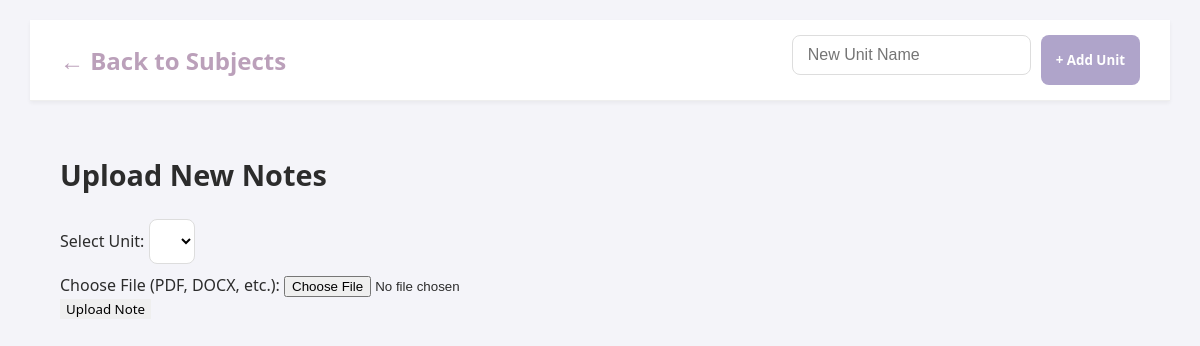
Before: /units/9 with the older database file.
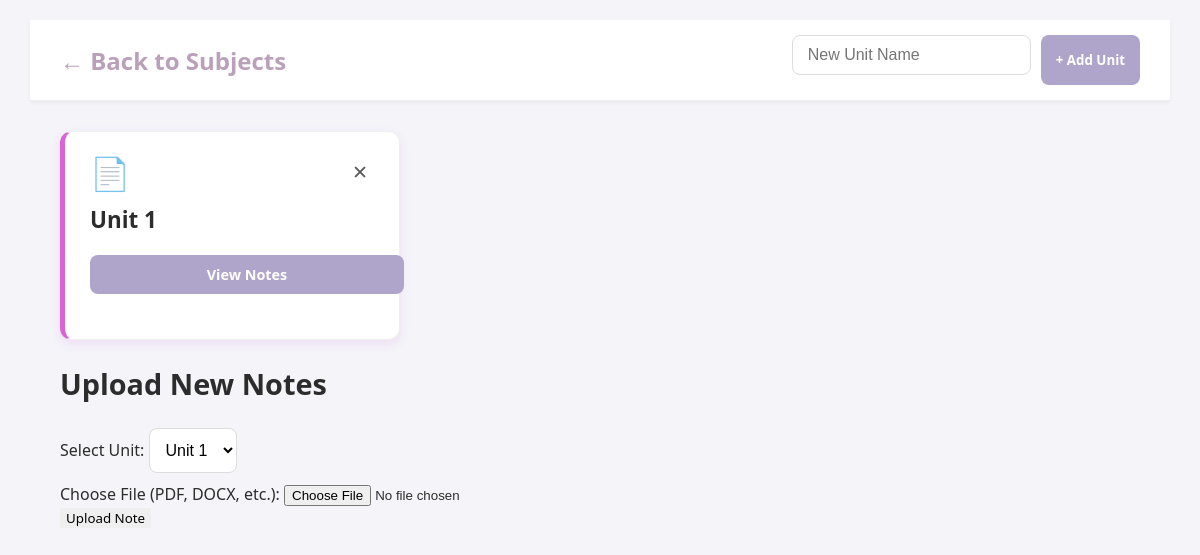
After: the same page with the newer database file.
### tables this page shows
CREATE TABLE Units(
    id INTEGER PRIMARY KEY AUTOINCREMENT,
    subject_id INTEGER NOT NULL,
    units TEXT NOT NULL,
    FOREIGN KEY (subject_id) REFERENCES Subjects(id)
  );

### app.py (the view)
@app.route('/units/<int:subject_id>')
def units(subject_id):
  conn=sqlite3.connect("notesapp.db")
  c=conn.cursor()
  c.execute("SELECT name FROM Subjects WHERE id=?",(subject_id,))
  subject=c.fetchone()
  c.execute("SELECT id,units FROM Units WHERE subject_id=?",(subject_id,))
  Units=c.fetchall()
  conn.close()
  return render_template("units.html",Units=Units,subject_id=subject_id)

### templates/units.html (shortened to what this page needs)
<!DOCTYPE html>
<html>
<head>
    <link rel="stylesheet" href="{{ url_for('static',filename='css/style.css') }}">
</head>
<body>
    <div class="dashboard-container units-page-container">
        <header class="main-header">
            <a href="{{ url_for('dashboardteach') }}" class="back-link app-logo">
                ← Back to Subjects
            </a>
            <div class="header-actions">
                <form method="POST" action="{{ url_for('addunits', subject_id=subject_id) }}" class="add-subject-form">
                    <input type="text" name="unitname" placeholder="New Unit Name" required class="input-field">
                    <button type="submit" class="add-subject-btn">+ Add Unit</button>
                </form>
            </div>
        </header>
        <main class="dashboard-main">
            <div class="subject-grid unit-grid">
              {% for id, unit in Units %}
                <div class="subject-card card-style-{{ loop.index % 3 }}">
                    <div class="subject-card-header">
                        <span class="subject-card-icon">📄</span>
                        <form method="POST" action="{{ url_for('deleteunits', unit_id=id, subject_id=subject_id) }}" class="delete-form">
                            <button type="submit" class="delete-btn" title="Delete Unit">✕</button>
                        </form>
                    </div>
                    <h3 class="subject-title">{{ unit }}</h3>
                    <div class="subject-meta">
                        <a href="{{ url_for('notes', unit_id=id) }}" class="explore-btn">
                            View Notes
                        </a>
                    </div>
                </div>
              {% endfor %}
            </div>
            <h2 class="section-title upload-section-title">Upload New Notes</h2>
            <div class="upload-notes-box action-card">
                <form action="{{ url_for('upload_note', subject_id=subject_id) }}" method="POST" enctype="multipart/form-data" class="upload-form">
                    <div class="upload-form-inputs">
                        <div class="form-group">
                            <label for="unit_id" class="form-label">Select Unit:</label>
                            <select name="unit_id" required class="select-field">
                                {% for id, unit in Units %}
                                    <option value="{{ id }}">{{ unit }}</option>
                                {% endfor %}
                            </select>
                        </div>
                        <div class="form-group">
                            <label for="file" class="form-label">Choose File (PDF, DOCX, etc.):</label>
                            <input type="file" name="file" required class="file-input">
                        </div>
                    </div>
                    <button type="submit" class="primary-btn upload-btn">Upload Note</button>
                </form>
            </div>
        </main>
    </div>
</body>
</html>

Changed rows visible on the page:
added Units: units "Unit 1"
Other visible differences:
form field unit_id: (not shown) → "Unit 1"
